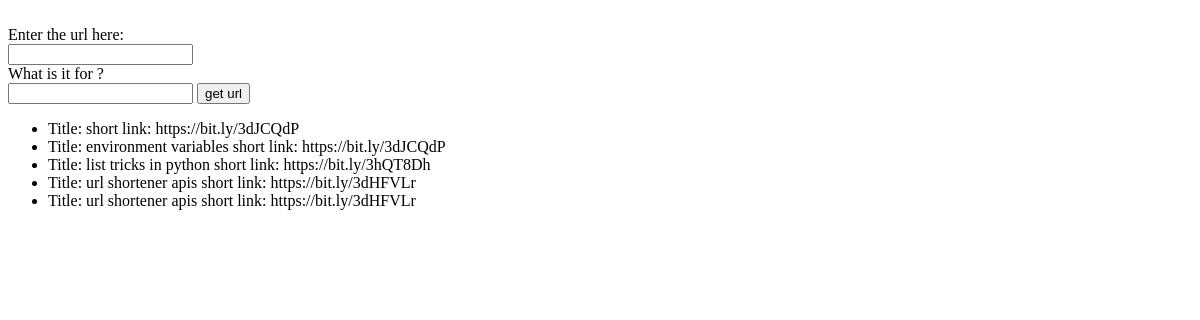
Before: / with the older database file.
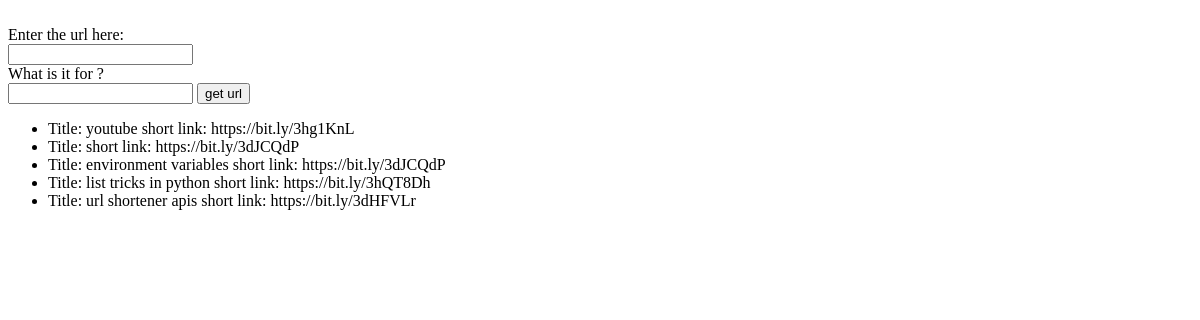
After: the same page with the newer database file.
### url_shortenre/models.py (models this page shows, shortened)
class url_strings (models.Model):
    url = models.CharField(max_length=1000)
    url_short = models.CharField(max_length = 100)
    url_title = models.CharField(max_length=20, default = 'random')
    pub_date = models.DateTimeField('date published')

### url_shortenre/views.py (the view)
# urls.py: path('', views.IndexView.as_view(), name='index'),
class IndexView(generic.ListView):
    template_name = 'url_shortener/index.html'
    model = url_strings
    context_object_name = 'short'
    def get_queryset(self):
        return url_strings.objects.filter(
            pub_date__lte = timezone.now()
        ).order_by('-pub_date')[:5]

### url_shortenre/templates/url_shortener/index.html (shortened to what this page needs)
<form action= "{% url 'url_shortenre:short' %}"  method="POST">
    <br>Enter the url here: <br>
    <input type="text" name="post-url">
    <br>What is it for ? <br>
    <input type="text" name="Title">
    <input type="submit" value="get url">
</form>
{% if short %}
    <ul>
        {% for sh in short %}
        <li>Title: {{ sh.url_title }}  short link: {{ sh.url_short }} </li>
        {% endfor %}
    </ul>
{% else %}
    <p>No URLS are available.</p>
{% endif %}

Changed rows visible on the page:
no longer on this page (row unchanged): url_strings: url_title "url shortener apis", url_short "https://bit.ly/3dHFVLr"
added url_strings: url_title "youtube", url_short "https://bit.ly/3hg1KnL"
